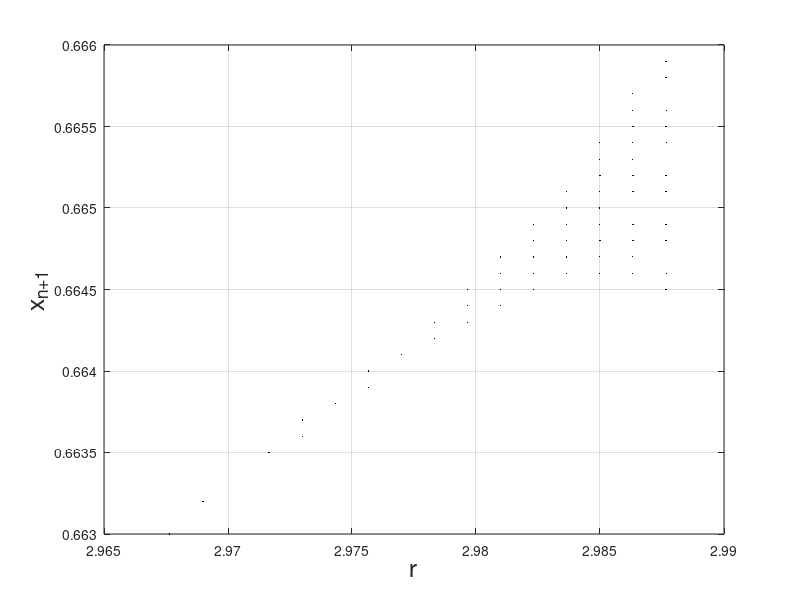

This figure's MATLAB source:
% Logistics Map 
%       Classic chaos example. Plots semi-stable values of
%       x(n+1) = r*x(n)*(1-x(n)) as r increases to 4.
%
% Michael Hanchak, Dayton OH, USA, 2011

clear
scale = 10000; % determines the level of rounding
maxpoints = 200; % determines maximum values to plot
N = 3000; % number of "r" values to simulate
a = 0.0; % starting value of "r"
b = 4; % final value of "r"... anything higher diverges.
rs = linspace(a,b,N); % vector of "r" values
M = 500; % number of iterations of logistics equation

% Loop through the "r" values
for j = 1:length(rs)
    
    r=rs(j); % get current "r"
    x=zeros(M,1); % allocate memory
    x(1) = 0.5; % initial condition (can be anything from 0 to 1)
    
    for i = 1:M, % iterate
        x(i+1) = r*x(i)*(1-x(i));
    end
    % only save those unique, semi-stable values
    out{j} = unique(round(scale*x(end-maxpoints:end)));
end

% Rearrange cell array into a large n-by-2 vector for plotting
data = [];

for k = 1:length(rs)
    n = length(out{k});
    arrayOfNLinesForSpecific_r_Value = [rs(k) * ones(n,1)];
    unique_x_ValuesForEvery_r_Value = [arrayOfNLinesForSpecific_r_Value, out{k} / scale];
    data = [data;  unique_x_ValuesForEvery_r_Value];
end

start_d = 2390;
end_d = 2455;

%start_d = 1;
%end_d = length(data);

%find(data(start_d:end_d,1) >= 2.97)
%find(data(start_d:end_d,1) <= 2.98)
%data(start_d:end_d,:)
%size(data)
% Plot the data
close all
figure();clf
h=plot(data(start_d:end_d,1),data(start_d:end_d,2),'k.');
set(h,'markersize',3)
%axis tight
%set(gca,'units','normalized','position',[0 0 1 1])
set(gcf,'color','white')
%axis off
xlabel('r', 'FontSize', 18);
ylabel('x_{n+1}', 'FontSize', 18);
grid on